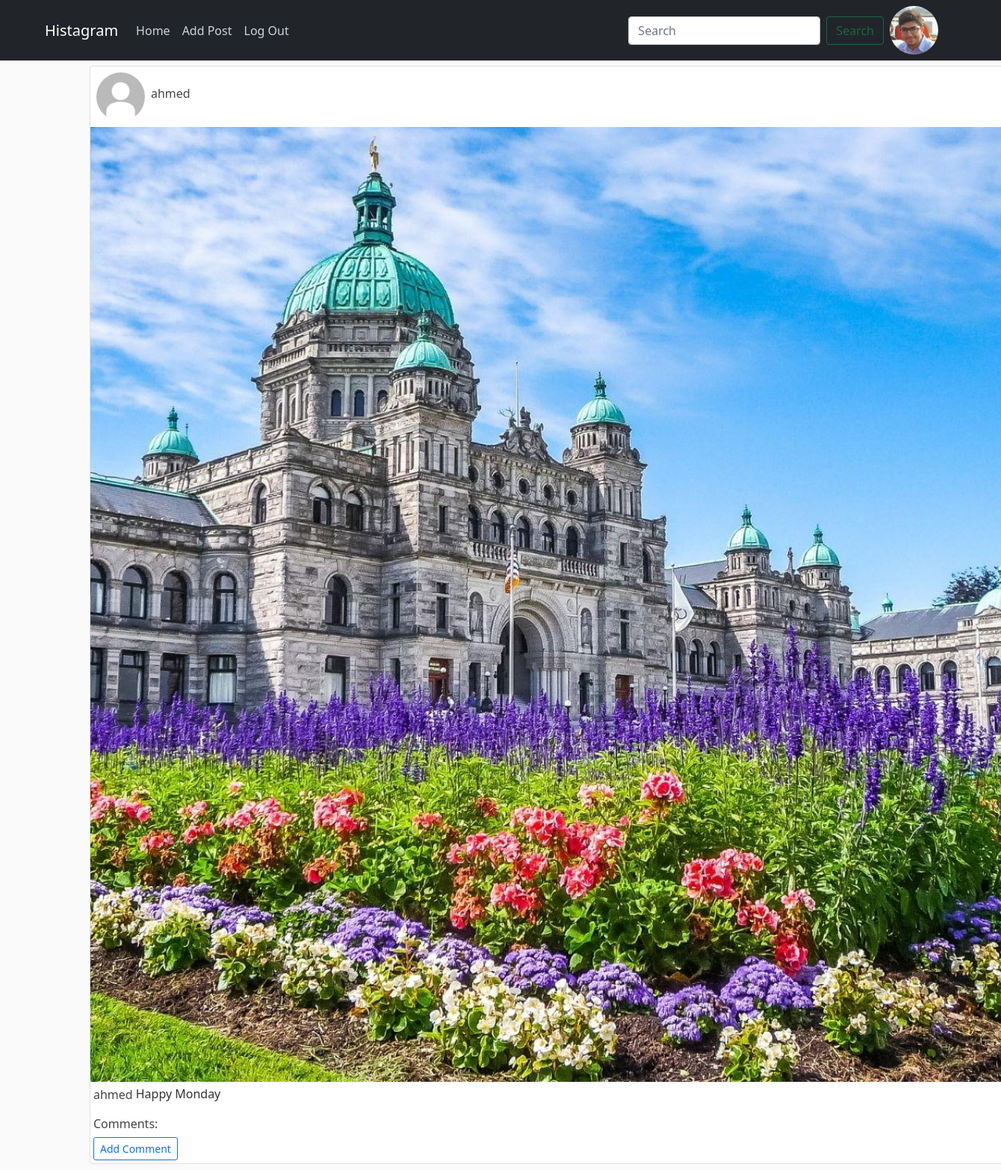
/post/3/ (signed in), run on the app's committed database.
### users/models.py (models this page shows, shortened)
class Profile(models.Model):
    user = models.OneToOneField(User, on_delete=models.CASCADE)
    picture = models.ImageField(default="DefaultPP.jpg", upload_to="ProfilePictures")
    status = models.CharField(max_length=300, default="")
    name = models.CharField(max_length=150, default="")

### posts/models.py (models this page shows, shortened)
class Posts(models.Model):
    caption = models.CharField(max_length=2200)
    date_posted = models.DateTimeField(default=timezone.now)
    image = models.ImageField(upload_to="PostsImages")
    user = ForeignKey(User, on_delete=models.CASCADE, related_name="userposts")

### posts/views.py (the view)
# urls.py: path("post/<int:pk>/", PostDetailView.as_view(), name="detail-post"),
class PostDetailView(LoginRequiredMixin, DetailView):
    model = Posts
    template_name = "posts/detail.html"

### posts/templates/posts/detail.html (shortened to what this page needs)
{% extends "posts/base.html" %}
{% block content %}
<div class="col-md-30">
<div class="card m-2 " style="width: 80rem;">
   <div style='display:flex; justify-content:space-between;'>
      <div style='display: flex; align-items: center'>
      <img class="rounded-circle article-img m-2" src="{{ object.user.profile.picture.url }}" />
      <a class="text-decoration-none text-dark " href="{% url 'profile' object.user.profile.pk %}">
         <h6>{{object.user.username}}</h6>
      </a>
      </div>
   </div>
   <img class="card-img-body" src="{{ object.image.url }}" alt="Card image cap">
   <div class="card-body d-flex flex-row m-0 p-0 pt-1">
      <a class="card-title text-decoration-none text-dark" href="{% url 'profile' object.user.profile.pk %}">
         <h6 class="m-1">{{object.user.username}} </h6>
      </a>
     <p class="card-text m-0.9">{{ object.caption}}</p>
   </div>
   <div class="m-0 p-0 pt-1">
      <h6 class="m-1">Comments:</h6>
   </div>
      <div class="float-right">
      <a href="{% url 'add-comment' object.id %}" class="btn btn-outline-primary btn-sm right m-1 ">Add Comment</a>
      </div>
</div>
</div>
{% endblock %}

### posts/templates/posts/base.html (shortened to what this page needs)
{% load static %}
<!DOCTYPE html>
<html lang="en">
<head>
    <link href="https://cdn.jsdelivr.net/npm/bootstrap@5.1.3/dist/css/bootstrap.min.css" rel="stylesheet">
    <link rel="stylesheet" type="text/css" href="{% static 'posts/main.css' %}">
</head>
<body>
  <header class="site-header">
  <nav class="navbar navbar-expand-lg fixed-top navbar-dark bg-dark px-5">
    <div class="container-fluid">
      <a class="navbar-brand" href="#">Histagram</a>
      <div class="collapse navbar-collapse" id="navbarScroll">
        <ul class="navbar-nav me-auto my-2 my-lg-0 navbar-nav-scroll" style="--bs-scroll-height: 100px;">
          {% if user.is_authenticated %}
          <li class="nav-item">
            <a class="nav-link" href="{% url 'homepage' %}">Home</a>
          </li>
          <li class="nav-item">
            <a class="nav-link" href="{% url 'create-post' %}">Add Post</a>
          </li>
          <li class="nav-item">
            <a class="nav-link" href="{% url 'logout' %}" >Log Out</a>
          </li>
          {% endif %}
        </ul>
        {% if user.is_authenticated %}
        <form action="{% url 'search-profile' %}"  class="d-flex">
          <input id='search-bar' name="q" class="form-control me-2" type="search" placeholder="Search" aria-label="Search">
          <button id='search-button' class="btn btn-outline-success" type="submit">Search</button>
        </form>
        <a class="px-2"  href="{% url 'profile' user.profile.pk %}">
          <img class="rounded-circle article-img" src="{{ user.profile.picture.url }}" />
        </a>
        {% endif %}
      </div>
    </div>
  </nav>
</header>
<div class="container">
  <div class="row">
      {% block content %}
      {% endblock %}
  </div>
</div>
</body>
</html>

### posts/static/posts/main.css (style rules this page uses)
body { background: #fafafa; color: #333333; margin-top: 5rem; }
h1, h2, h3, h4, h5, h6 { color: #444444; }
ul { margin: 0; }
.site-header .navbar-nav .nav-link { color: #cbd5db; }
.article-img { height: 65px; width: 65px; margin-right: 16px; }

### data on the page
Posts: user.profile.picture (placeholder picture), user.username "ahmed", image (picture), caption "Happy Monday"
